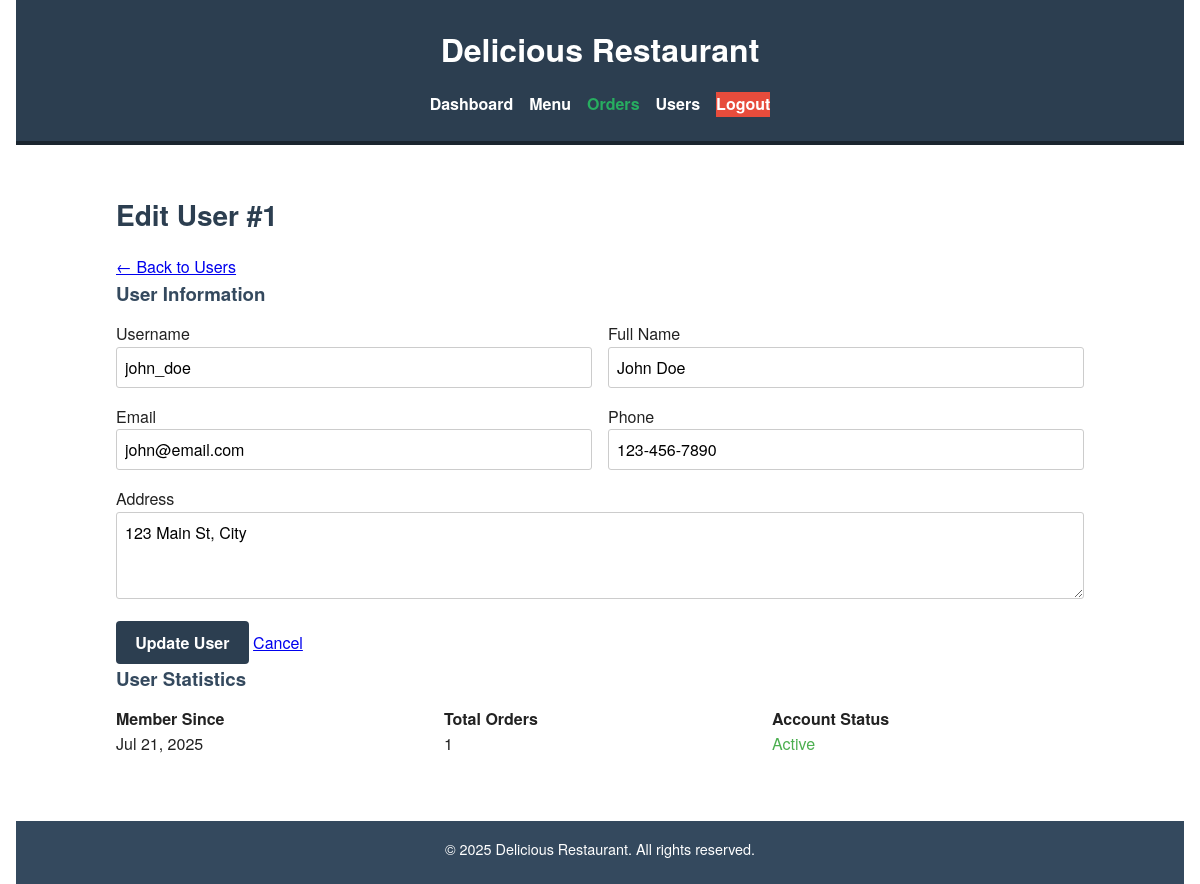
The page /admin_user_edit.php?id=1 (signed in) on the database its author committed.
### tables this page shows
CREATE TABLE `users` (
  `user_id` int(11) NOT NULL,
  `username` varchar(50) NOT NULL,
  `password` varchar(255) NOT NULL,
  `email` varchar(100) NOT NULL,
  `full_name` varchar(100) NOT NULL,
  `phone` varchar(15) DEFAULT NULL,
  `address` text DEFAULT NULL,
  `created_at` timestamp NOT NULL DEFAULT current_timestamp()
);

### admin_user_edit.php (the view, shortened to what this page needs)
<?php
$conn = getDBConnection();
$user_id = (int)($_GET['id'] ?? 0);
$stmt = $conn->prepare("SELECT * FROM users WHERE user_id = ?");
$stmt->bind_param("i", $user_id);
$stmt->execute();
$user = $stmt->get_result()->fetch_assoc();
?>
<!DOCTYPE html>
<html lang="en">
<head>
    <link rel="stylesheet" href="css/style.css">
</head>
<body>
    <header class="header">
        <div class="container">
            <div class="logo"><h1>Delicious <span>Restaurant</span></h1></div>
            <nav class="nav">
                <ul>
                    <li><a href="admin_dashboard.php">Dashboard</a></li>
                    <li><a href="admin_menu.php">Menu</a></li>
                    <li><a href="admin_orders.php">Orders</a></li>
                    <li><a href="admin_users.php">Users</a></li>
                    <li><a href="logout.php?type=admin">Logout</a></li>
                </ul>
            </nav>
        </div>
    </header>
    <main class="main-content">
        <div class="card">
            <div class="d-flex justify-between align-center">
                <h2>Edit User #<?php echo $user['user_id']; ?></h2>
                <a href="admin_users.php" class="btn btn-primary">← Back to Users</a>
            </div>
        </div>
        <div class="card">
            <h3>User Information</h3>
            <form method="POST">
                <div style="display: grid; grid-template-columns: 1fr 1fr; gap: 1rem;">
                    <div class="form-group">
                        <label>Username</label>
                        <input type="text" name="username" class="form-control"
                               value="<?php echo htmlspecialchars($user['username']); ?>" required>
                    </div>
                    <div class="form-group">
                        <label>Full Name</label>
                        <input type="text" name="full_name" class="form-control"
                               value="<?php echo htmlspecialchars($user['full_name']); ?>" required>
                    </div>
                    <div class="form-group">
                        <label>Email</label>
                        <input type="email" name="email" class="form-control"
                               value="<?php echo htmlspecialchars($user['email']); ?>" required>
                    </div>
                    <div class="form-group">
                        <label>Phone</label>
                        <input type="text" name="phone" class="form-control"
                               value="<?php echo htmlspecialchars($user['phone'] ?? ''); ?>">
                    </div>
                </div>
                <div class="form-group">
                    <label>Address</label>
                    <textarea name="address" class="form-control" rows="3"><?php echo htmlspecialchars($user['address'] ?? ''); ?></textarea>
                </div>
                <div class="form-group">
                    <button type="submit" class="btn btn-success">Update User</button>
                    <a href="admin_users.php" class="btn btn-warning">Cancel</a>
                </div>
            </form>
        </div>
        <div class="card">
            <h3>User Statistics</h3>
            <div style="display: grid; grid-template-columns: repeat(auto-fit, minmax(150px, 1fr)); gap: 1rem;">
                <div class="text-center">
                    <strong>Member Since</strong><br>
                    <?php echo date('M j, Y', strtotime($user['created_at'])); ?>
                </div>
                <div class="text-center">
                    <strong>Total Orders</strong><br>
                    <?php
                    $conn = getDBConnection();
                    $stmt = $conn->prepare("SELECT COUNT(*) as count FROM orders WHERE user_id = ?");
                    $stmt->bind_param("i", $user['user_id']);
                    $stmt->execute();
                    echo $stmt->get_result()->fetch_assoc()['count'];
                    ?>
                </div>
                <div class="text-center">
                    <strong>Account Status</strong><br>
                    <span style="color: #4CAF50;">Active</span>
                </div>
            </div>
        </div>
    </main>
    <footer class="footer">
        <div class="container"><p>&copy; 2025 Delicious Restaurant. All rights reserved.</p></div>
    </footer>
</body>
</html>

### css/style.css (style rules this page uses)
* { margin: 0; padding: 0; box-sizing: border-box; }
body { font-family: "Helvetica Neue", sans-serif; background-color: #ffffff; color: #222; line-height: 1.6; padding: 0 1rem; }
header { background-color: #2c3e50; color: white; padding: 1.5rem 1rem; text-align: center; border-bottom: 4px solid #1a252f; }
header h1 { font-size: 2rem; margin-bottom: 0.5rem; }
header nav ul { list-style: none; display: flex; justify-content: center; flex-wrap: wrap; gap: 1rem; padding-top: 0.5rem; }
header nav a { text-decoration: none; color: white; font-weight: bold; border-bottom: 2px solid transparent; transition: border-color 0.3s; }
main { max-width: 1000px; margin: 2rem auto; padding: 1rem; }
h2 { color: #2c3e50; margin-bottom: 1rem; font-size: 1.75rem; }
h3 { color: #34495e; margin-bottom: 0.75rem; }
p { margin-bottom: 1rem; }
form { display: flex; flex-direction: column; gap: 1rem; }
input, textarea, select, button { font-family: inherit; font-size: 1rem; }
input[type="text"], input[type="email"], input[type="tel"], select, textarea { padding: 0.5rem; border: 1px solid #ccc; border-radius: 3px; width: 100%; }
textarea { resize: vertical; }
button, a[href*="btn"] { padding: 0.6rem 1.2rem; background-color: #2c3e50; color: white; text-decoration: none; border: none; border-radius: 4px; font-weight: bold; cursor: pointer; transition: background-color 0.3s ease; }
footer { background-color: #34495e; color: white; text-align: center; padding: 1rem; margin-top: 3rem; font-size: 0.9rem; }
footer p { margin-bottom: 0.5rem; }
header nav ul li a[href="admin_orders.php"] { font-weight: bold; color: #27ae60; }
a[href*="logout"] { background-color: #e74c3c; }

### rows shown on the page
users: user_id "1", username "john_doe", full_name "John Doe", email "john@email.com", phone "123-456-7890", address "123 Main St, City", created_at "Jul 21, 2025"

### other values the page prints
$stmt->get_result()->fetch_assoc()['count'] "1"
